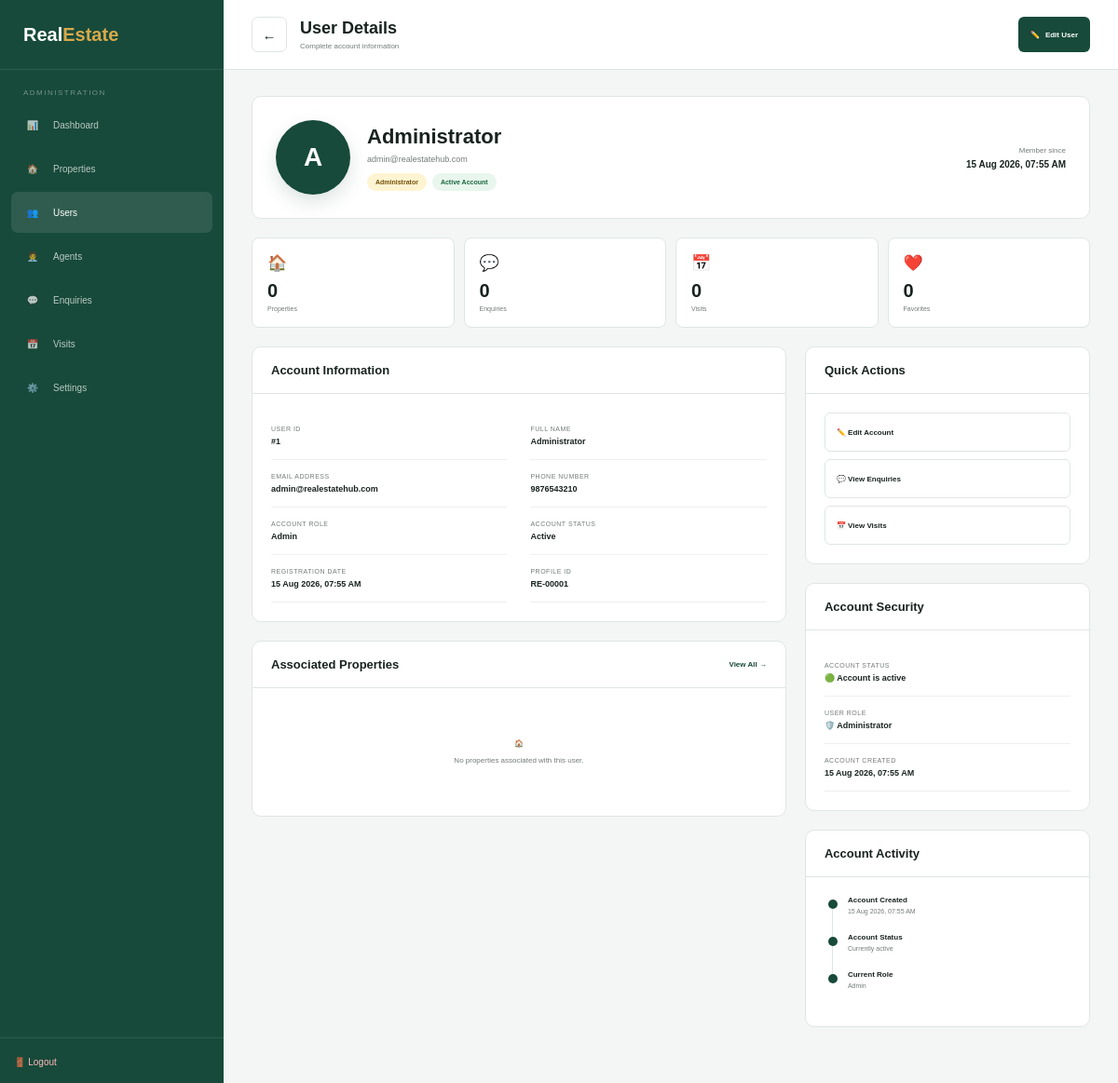
Screenshot of /admin/user-details.php?id=1 (signed in) with the database file from the repository.
### tables this page shows
CREATE TABLE users (
    id INT UNSIGNED AUTO_INCREMENT PRIMARY KEY,
    name VARCHAR(100) NOT NULL,
    email VARCHAR(150) NOT NULL UNIQUE,
    phone VARCHAR(30) DEFAULT NULL,
    password VARCHAR(255) NOT NULL,
    role VARCHAR(20) NOT NULL DEFAULT 'user',
    profile_image VARCHAR(255) DEFAULT NULL,
    status VARCHAR(20) NOT NULL DEFAULT 'active',
    email_verified_at DATETIME DEFAULT NULL,
    created_at TIMESTAMP DEFAULT CURRENT_TIMESTAMP,
    updated_at TIMESTAMP DEFAULT CURRENT_TIMESTAMP ON UPDATE CURRENT_TIMESTAMP,
    INDEX idx_users_role (role),
    INDEX idx_users_status (status)
);

### admin/user-details.php (the view, shortened to what this page needs)
<?php
require_once "../config/database.php";
function safe($value)
{
    return htmlspecialchars(
        $value ?? "",
        ENT_QUOTES,
        "UTF-8"
    );
}
$userId = filter_input(
    INPUT_GET,
    "id",
    FILTER_VALIDATE_INT
);
$sql = "
    SELECT
        id,
        name,
        email,
        phone,
        role,
        status,
        created_at
    FROM users
    WHERE id = ?
    LIMIT 1
";
$stmt = $conn->prepare($sql);
$stmt->bind_param(
    "i",
    $userId
);
$stmt->execute();
$result = $stmt->get_result();
$user = $result->fetch_assoc();
$name =
    $user["name"] ?? "Unknown User";
$email =
    $user["email"] ?? "";
$phone =
    $user["phone"] ?? "";
$role =
    $user["role"] ?? "user";
$status =
    $user["status"] ?? "inactive";
$createdAt =
    $user["created_at"] ?? "";
$initial =
    strtoupper(
        substr($name, 0, 1)
    );
$joinedDate = "N/A";
if (!empty($createdAt)) {
    $timestamp = strtotime($createdAt);
    if ($timestamp) {
        $joinedDate = date(
            "d M Y, h:i A",
            $timestamp
        );
    }
}
$propertyCount = 0;
$table = $conn->query(
    "SHOW TABLES LIKE 'properties'"
);
if ($table && $table->num_rows > 0) {
    $sql = "
        SELECT COUNT(*) AS total
        FROM properties
        WHERE agent_id = ?
    ";
    $stmt = $conn->prepare($sql);
    if ($stmt) {
        $stmt->bind_param(
            "i",
            $userId
        );
        $stmt->execute();
        $row =
            $stmt
            ->get_result()
            ->fetch_assoc();
        $propertyCount =
            (int)($row["total"] ?? 0);
    }
}
$enquiryCount = 0;
$table = $conn->query(
    "SHOW TABLES LIKE 'enquiries'"
);
if ($table && $table->num_rows > 0) {
    $sql = "
        SELECT COUNT(*) AS total
        FROM enquiries
        WHERE user_id = ?
    ";
    $stmt = $conn->prepare($sql);
    if ($stmt) {
        $stmt->bind_param(
            "i",
            $userId
        );
        $stmt->execute();
        $row =
            $stmt
            ->get_result()
            ->fetch_assoc();
        $enquiryCount =
            (int)($row["total"] ?? 0);
    }
}
$visitCount = 0;
$table = $conn->query(
    "SHOW TABLES LIKE 'visits'"
);
if ($table && $table->num_rows > 0) {
    $sql = "
        SELECT COUNT(*) AS total
        FROM visits
        WHERE user_id = ?
    ";
    $stmt = $conn->prepare($sql);
    if ($stmt) {
        $stmt->bind_param(
            "i",
            $userId
        );
        $stmt->execute();
        $row =
            $stmt
            ->get_result()
            ->fetch_assoc();
        $visitCount =
            (int)($row["total"] ?? 0);
    }
}
$favoriteCount = 0;
$table = $conn->query(
    "SHOW TABLES LIKE 'favorites'"
);
if ($table && $table->num_rows > 0) {
    $sql = "
        SELECT COUNT(*) AS total
        FROM favorites
        WHERE user_id = ?
    ";
    $stmt = $conn->prepare($sql);
    if ($stmt) {
        $stmt->bind_param(
            "i",
            $userId
        );
        $stmt->execute();
        $row =
            $stmt
            ->get_result()
            ->fetch_assoc();
        $favoriteCount =
            (int)($row["total"] ?? 0);
    }
}
$userProperties = [];
?>
<!DOCTYPE html>
<html lang="en">
<head>
</head>
<body>
<aside class="sidebar">
<a
    href="dashboard.php"
    class="logo"
>
    Real<strong>Estate</strong>
</a>
<div class="menu-title">
    Administration
</div>
<nav class="menu">
<a href="dashboard.php">
    <span class="icon">📊</span>
    <span>Dashboard</span>
</a>
<a href="properties.php">
    <span class="icon">🏠</span>
    <span>Properties</span>
</a>
<a
    href="users.php"
    class="active"
>
    <span class="icon">👥</span>
    <span>Users</span>
</a>
<a href="agents.php">
    <span class="icon">🧑‍💼</span>
    <span>Agents</span>
</a>
<a href="enquiries.php">
    <span class="icon">💬</span>
    <span>Enquiries</span>
</a>
<a href="visits.php">
    <span class="icon">📅</span>
    <span>Visits</span>
</a>
<a href="settings.php">
    <span class="icon">⚙️</span>
    <span>Settings</span>
</a>
</nav>
<div class="sidebar-bottom">
<a
    href="../auth/logout.php"
    style="
        color:#ffb8bf;
        text-decoration:none;
        font-size:10px;
    "
>
    🚪 Logout
</a>
</div>
</aside>
<div class="main">
<header class="topbar">
<div class="top-left">
<a
    href="users.php"
    class="back"
>
    ←
</a>
<div>
<h1>
    User Details
</h1>
<p>
    Complete account information
</p>
</div>
</div>
<div class="top-actions">
<a
    href="user-edit.php?id=<?php echo (int)$userId; ?>"
    class="btn btn-edit"
>
    ✏️
    <span>Edit User</span>
</a>
</div>
</header>
<main class="content">
<section class="profile-card">
<div class="profile-left">
<div class="avatar">
<?php
echo safe($initial);
?>
</div>
<div>
<div class="profile-name">
<?php
echo safe($name);
?>
</div>
<div class="profile-email">
<?php
echo safe($email);
?>
</div>
<div class="profile-tags">
<span class="badge
<?php
if ($role === "admin") {
    echo " role-admin";
}
elseif ($role === "agent") {
    echo " role-agent";
}
else {
    echo " role-user";
}
?>
">
<?php
if ($role === "admin") {
    echo "Administrator";
}
elseif ($role === "agent") {
    echo "Agent";
}
else {
    echo "User";
}
?>
</span>
<span class="badge
<?php
echo $status === "active"
    ? " status-active"
    : " status-inactive";
?>
">
<?php
echo $status === "active"
    ? "Active Account"
    : "Inactive Account";
?>
</span>
</div>
</div>
</div>
<div class="joined">
Member since
<strong>
    <?php echo safe($joinedDate); ?>
</strong>
</div>
</section>
<section class="stats">
<div class="stat">
<div class="stat-icon">
    🏠
</div>
<div class="stat-number">
    <?php echo number_format($propertyCount); ?>
</div>
<div class="stat-label">
    Properties
</div>
</div>
<div class="stat">
<div class="stat-icon">
    💬
</div>
<div class="stat-number">
    <?php echo number_format($enquiryCount); ?>
</div>
<div class="stat-label">
    Enquiries
</div>
</div>
<div class="stat">
<div class="stat-icon">
    📅
</div>
<div class="stat-number">
    <?php echo number_format($visitCount); ?>
</div>
<div class="stat-label">
    Visits
</div>
</div>
<div class="stat">
<div class="stat-icon">
    ❤️
</div>
<div class="stat-number">
    <?php echo number_format($favoriteCount); ?>
</div>
<div class="stat-label">
    Favorites
</div>
</div>
</section>
<div class="grid">
<div>
<section class="card">
<div class="card-header">
<h2>
    Account Information
</h2>
</div>
<div class="card-body">
<div class="info-grid">
<div class="info-item">
<div class="info-label">
    User ID
</div>
<div class="info-value">
#<?php
echo (int)$userId;
?>
</div>
</div>
<div class="info-item">
<div class="info-label">
    Full Name
</div>
<div class="info-value">
<?php
echo safe($name);
?>
</div>
</div>
<div class="info-item">
<div class="info-label">
    Email Address
</div>
<div class="info-value">
<?php
echo safe($email);
?>
</div>
</div>
<div class="info-item">
<div class="info-label">
    Phone Number
</div>
<div class="info-value">
<?php
echo safe(
    $phone ?: "Not provided"
);
?>
</div>
</div>
<div class="info-item">
<div class="info-label">
    Account Role
</div>
<div class="info-value">
<?php
echo ucfirst(
    safe($role)
);
?>
</div>
</div>
<div class="info-item">
<div class="info-label">
    Account Status
</div>
<div class="info-value">
<?php
echo ucfirst(
    safe($status)
);
?>
</div>
</div>
<div class="info-item">
<div class="info-label">
    Registration Date
</div>
<div class="info-value">
<?php
echo safe($joinedDate);
?>
</div>
</div>
<div class="info-item">
<div class="info-label">
    Profile ID
</div>
<div class="info-value">
RE-<?php
echo str_pad(
    $userId,
    5,
    "0",
    STR_PAD_LEFT
);
?>
</div>
</div>
</div>
</div>
</section>
<section
    class="card"
    style="margin-top:20px;"
>
<div class="card-header">
<h2>
    Associated Properties
</h2>
<a
    href="properties.php?agent_id=<?php echo (int)$userId; ?>"
    style="
        color:#174a3a;
        text-decoration:none;
        font-size:8px;
        font-weight:700;
    "
>
    View All →
</a>
</div>
<div class="card-body">
<?php if (
    !empty($userProperties)
): ?>
<?php foreach (
    $userProperties
    as $property
): ?>
<div class="property">
<div>
<div class="property-title">
<?php
echo safe(
    $property["title"]
);
?>
</div>
<div class="property-meta">
<?php
echo safe(
    $property["city"]
    ?: "Location not available"
);
?>
&nbsp; • &nbsp;
<?php
echo $property["listing_type"] === "rent"
    ? "For Rent"
    : "For Sale";
?>
</div>
<div class="property-status">
●
<?php
echo ucfirst(
    safe(
        $property["status"]
    )
);
?>
</div>
</div>
<div class="property-price">
₹<?php
echo number_format(
    (float)(
        $property["price"]
        ?? 0
    )
);
?>
</div>
</div>
<?php endforeach; ?>
<?php else: ?>
<div class="empty">
🏠
<br><br>
No properties associated with this user.
</div>
<?php endif; ?>
</div>
</section>
</div>
<div>
<section class="card">
<div class="card-header">
<h2>
    Quick Actions
</h2>
</div>
<div class="card-body">
<div class="quick-actions">
<a
    href="user-edit.php?id=<?php echo (int)$userId; ?>"
    class="quick"
>
    ✏️
    Edit Account
</a>
<a
    href="enquiries.php?user_id=<?php echo (int)$userId; ?>"
    class="quick"
>
    💬
    View Enquiries
</a>
<a
    href="visits.php?user_id=<?php echo (int)$userId; ?>"
    class="quick"
>
    📅
    View Visits
</a>
</div>
</div>
</section>
<section
    class="card"
    style="margin-top:20px;"
>
<div class="card-header">
<h2>
    Account Security
</h2>
</div>
<div class="card-body">
<div class="info-item">
<div class="info-label">
    Account Status
</div>
<div class="info-value">
<?php
if ($status === "active") {
    echo "🟢 Account is active";
}
else {
    echo "🔴 Account is inactive";
}
?>
</div>
</div>
<div class="info-item">
<div class="info-label">
    User Role
</div>
<div class="info-value">
<?php
if ($role === "admin") {
    echo "🛡️ Administrator";
}
elseif ($role === "agent") {
    echo "🧑‍💼 Real Estate Agent";
}
else {
    echo "👤 Registered User";
}
?>
</div>
</div>
<div class="info-item">
<div class="info-label">
    Account Created
</div>
<div class="info-value">
<?php
echo safe($joinedDate);
?>
</div>
</div>
</div>
</section>
<section
    class="card"
    style="margin-top:20px;"
>
<div class="card-header">
<h2>
    Account Activity
</h2>
</div>
<div class="card-body">
<div class="activity">
<div class="activity-item">
<div class="activity-title">
    Account Created
</div>
<div class="activity-date">
<?php
echo safe($joinedDate);
?>
</div>
</div>
<div class="activity-item">
<div class="activity-title">
    Account Status
</div>
<div class="activity-date">
<?php
echo $status === "active"
    ? "Currently active"
    : "Currently inactive";
?>
</div>
</div>
<div class="activity-item">
<div class="activity-title">
    Current Role
</div>
<div class="activity-date">
<?php
echo ucfirst(
    safe($role)
);
?>
</div>
</div>
</div>
</div>
</section>
</div>
</div>
</main>
</div>
</body>
</html>

### rows the page displays
users: name "A", name "Administrator", email "admin@realestatehub.com", created_at "15 Aug 2026, 07:55 AM", phone "9876543210", role "Admin", status "Active"

### other values shown
$propertyCount "0"
$enquiryCount "0"
$visitCount "0"
$favoriteCount "0"
$userId "1"
